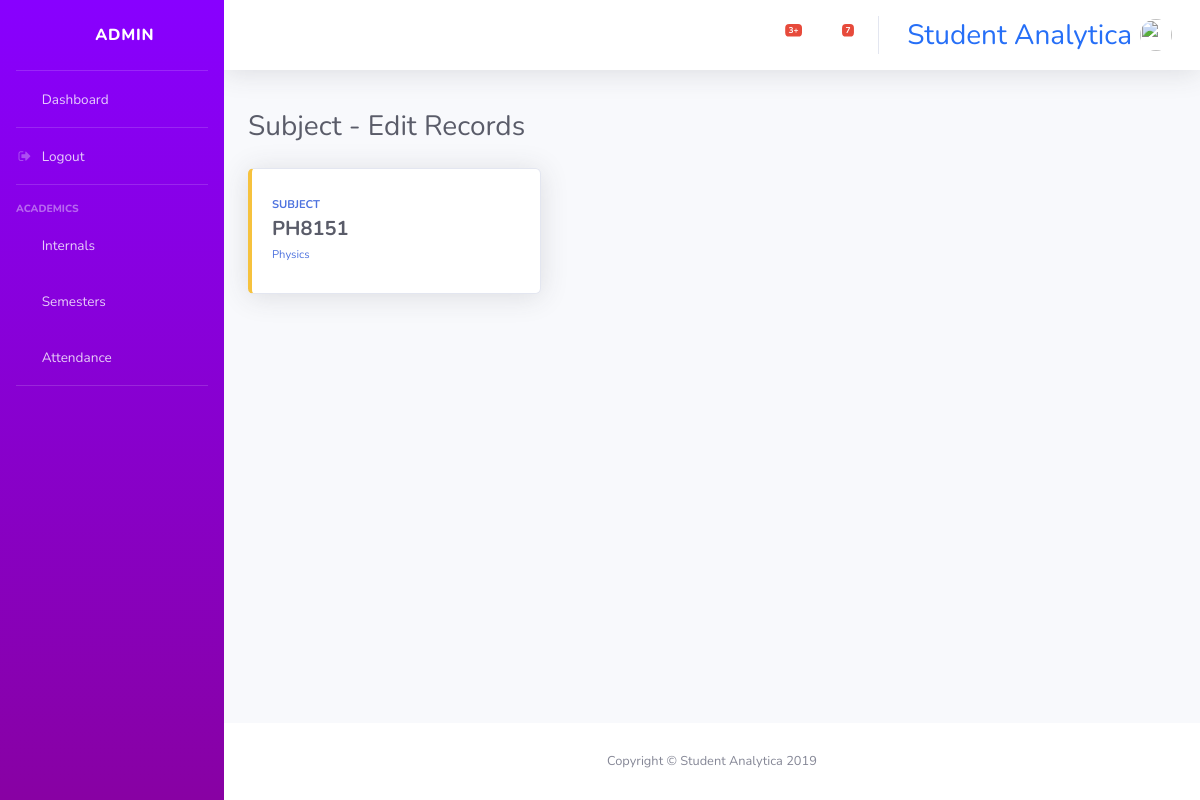
The app's page /subject/edit/ (signed in), older data.
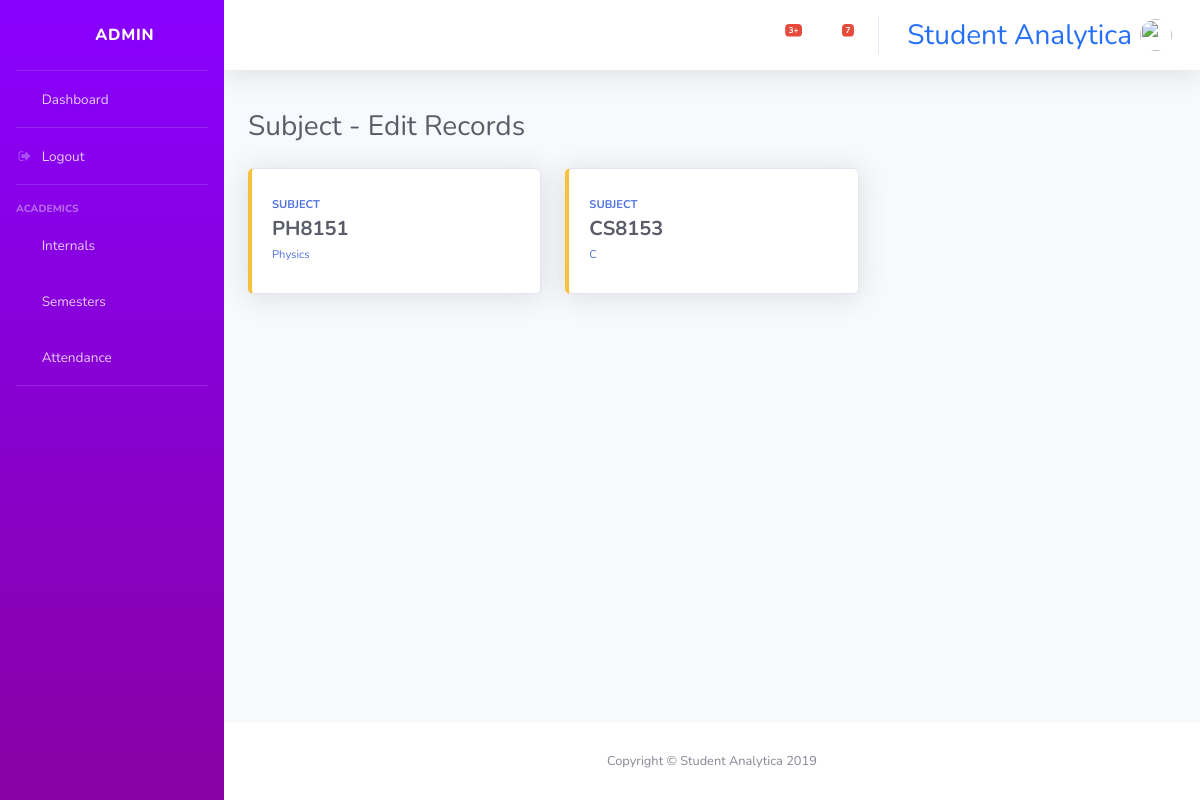
The same page, newer data.
### console/models.py (models this page shows, shortened)
class Subject(models.Model):
    subname = models.CharField(max_length=100)
    subcode = models.CharField(max_length=7, unique=True)
    subcred = models.CharField(max_length=2, choices=c.CRED, default='1')
    sem = models.CharField(max_length=1, choices=c.SEM, default='1')

### console/views/subject.py (the view)
def elist(request):
    if request.user.is_authenticated:
        if request.user.is_staff:
            context={
                'subjects': Subject.objects.all()
            }
            return render(request, 'console/subjects/list.html', context)
        else:
            return redirect('dashboard')

### console/templates/console/subjects/list.html
{% extends "base.html" %}
{% block content %}
<br>
<div class="d-sm-flex align-items-center justify-content-between mb-4">
    <h1 class="h3 mb-0 text-gray-800">Subject - Edit Records</h1>
</div>
<div class="row">
    {% for subject in subjects %}
    <div class="col-xl-4 col-md-6 mb-4">
        <a href="{% url 'edit_sub_form' pk=subject.id %}" style="text-decoration: none;">
            <div class="card border-left-warning shadow h-100 py-2">
                <div class="card-body">
                    <div class="row no-gutters align-items-center">
                        <div class="col mr-2">
                            <div class="text-xs font-weight-bold text-primary text-uppercase mb-1">Subject</div>
                            <div class="h5 mb-0 font-weight-bold text-gray-800">{{subject.subcode}}</div>
                            <span class="text-xs">{{subject.subname}}</span>
                        </div>
                        <div class="col-auto">
                            <i class="fas fa-book-reader fa-2x text-gray-300"></i>
                        </div>
                    </div>
                </div>
            </div>
        </a>
    </div>
    {% endfor %}
</div>
{% endblock content %}

Row changes from the older to the newer data that the page shows:
added Subject: subcode "CS8153", subname "C"
